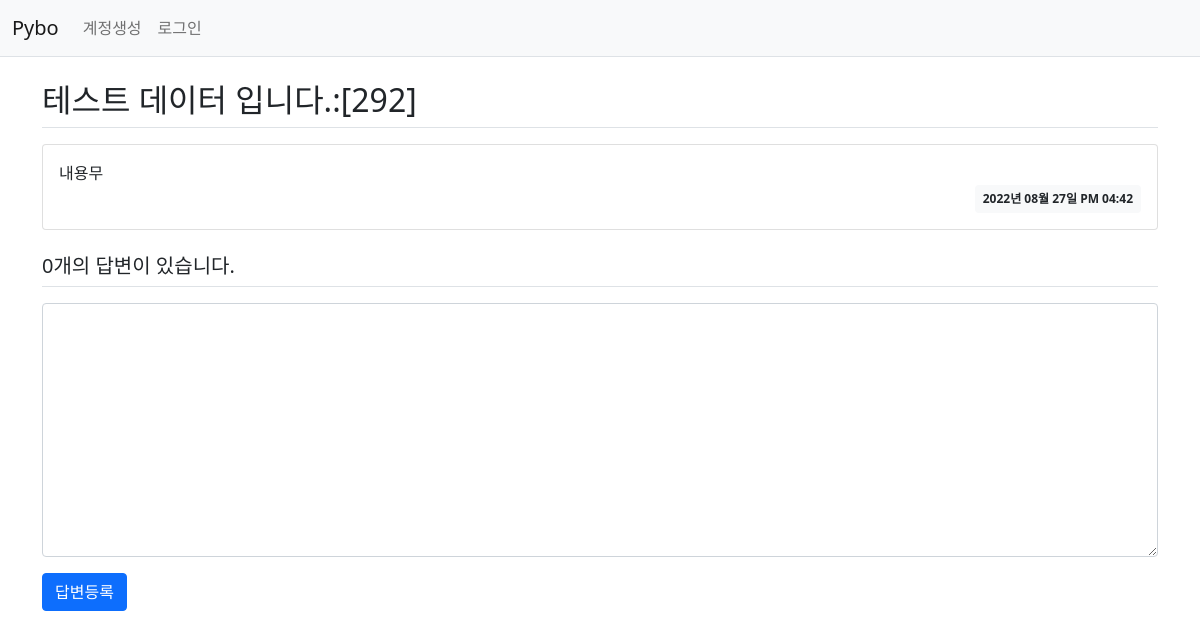
The page /question/detail/297/ on the database as committed earlier.
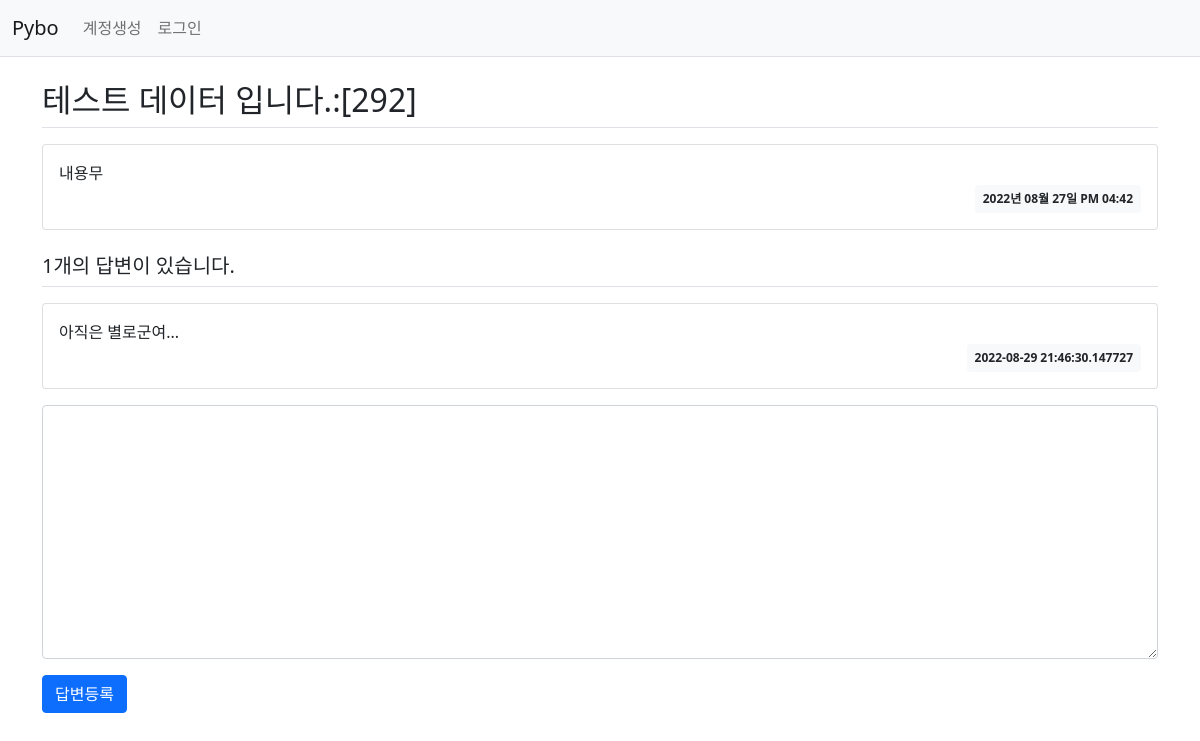
The same page on the database as committed later.
### pybo/models.py (models this page shows)
class Question(db.Model) : ## class 이름으로 Table 이름이 생성됨
    id = db.Column(db.Integer, primary_key = True) ## 칼럼 속성과 기본키인지 아닌지
    subject = db.Column(db.String(200), nullable=False) ## Null값 허용 안 함
    content = db.Column(db.Text(), nullable=False)
    create_date = db.Column(db.DateTime(), nullable=False)

class Answer (db.Model) :
    id = db.Column(db.Integer, primary_key = True)
    '''
    답변과 질문을 연결하기 위한 속성
    연결 기준이 되는 key는 당연히 외래키가 됨
    ForeignKey('qwestion.id')는 qestion Table의 id Column을 가져오겠다는 말, 객체 아님!!!!
    CASCADE : 질문이 삭제되면 답변도 함께 삭제된다는 말
    '''
    question_id = db.Column(db.Integer, db.ForeignKey('question.id', ondelete='CASCADE'))
    '''
    relationship('참조할 모델명', backref)
    역참조(backref) : 질문에 달린 답변들을 볼 수 있게 하는 것 (한 질문엔 답변이 여러개 달릴 수 있다.)
    '''
    question = db.relationship('Question', backref=db.backref('answer_set'))
    content = db.Column(db.Text(), nullable=False)
    create_date = db.Column(db.DateTime(), nullable=False)

### pybo/views/question_views.py (the view)
@bp.route('/detail/<int:question_id>/')
def detail(question_id) :
    form = AnswerForm()
    question = Question.query.get_or_404(question_id)
    return render_template('question/question_detail.html', question=question, form=form)

### pybo/forms.py
class AnswerForm(FlaskForm) :
    content = TextAreaField('내용', validators=[DataRequired('답변 하기 싫어유?')])

### pybo/filter.py (called while the page is built)
def format_datetime(value, fmt = '%Y년 %m월 %d일 %p %I:%M') :
    return  value.strftime(fmt)

### pybo/templates/question/question_detail.html (shortened to what this page needs)
{% extends 'base.html' %}
{% block content %}
<div class="container my-3">
    <h2 class="border-bottom py-2">{{ question.subject }}</h2>
    <div class="card my-3">
        <div class="card-body">
            <div class="card-text" style="white-space: pre-line;">{{ question.content }}</div>
            <div class="d-flex justify-content-end">
                <div class="badge bg-light text-dark p-2">
                    {{ question.create_date|datetime }}
                </div>
            </div>
        </div>
    </div>
    <h5 class="border-bottom my-3 py-2">{{ question.answer_set|length }}개의 답변이 있습니다.</h5>
    {% for answer in question.answer_set %}
    <div class="card my-3">
        <div class="card-body">
            <div class="card-text" style="white-space: pre-line;">{{ answer.content }}</div>
            <div class="d-flex justify-content-end">
                <div class="badge bg-light text-dark p-2">
                    {{ answer.create_date }}
                </div>
            </div>
        </div>
    </div>
    {% endfor %}
    <form action="{{ url_for('answer.create', question_id=question.id) }}" method="post" class="my-3">
        <div class="mb-3">
            <textarea name="content" id="content" class="form-control" rows="10"></textarea>
        </div>
        <input type="submit" value="답변등록" class="btn btn-primary">
    </form>
</div>
{% endblock %}

### pybo/templates/base.html (shortened to what this page needs)
<!DOCTYPE html>
<html lang = "ko">
<head>
    <link rel = 'stylesheet' href = "{{ url_for('static', filename='bootstrap.min.css')}}">
</head>
<body>
<nav class="navbar navbar-expand-lg navbar-light bg-light border-bottom">
    <div class="container-fluid">
        <a class="navbar-brand" href="{{ url_for('main.index') }}">Pybo</a>
        <div class="collapse navbar-collapse" id="navbarSupportedContent">
            <ul class="navbar-nav me-auto mb-2 mb-lg-0">
                <li class="nav-item">
                    <a class="nav-link" href="#">계정생성</a>
                </li>
                <li class="nav-item">
                    <a class="nav-link" href="#">로그인</a>
                </li>
            </ul>
        </div>
    </div>
</nav>
{% block content %}
{% endblock %}
</body>
</html>

Rows that differ between the two databases and show on the page:
added Answer: content "아직은 별로군여...", create_date "2022-08-29 21:46:30.147727"
Other text that changed with them:
{{ question.answer_set|length }}: "0" → "1"
